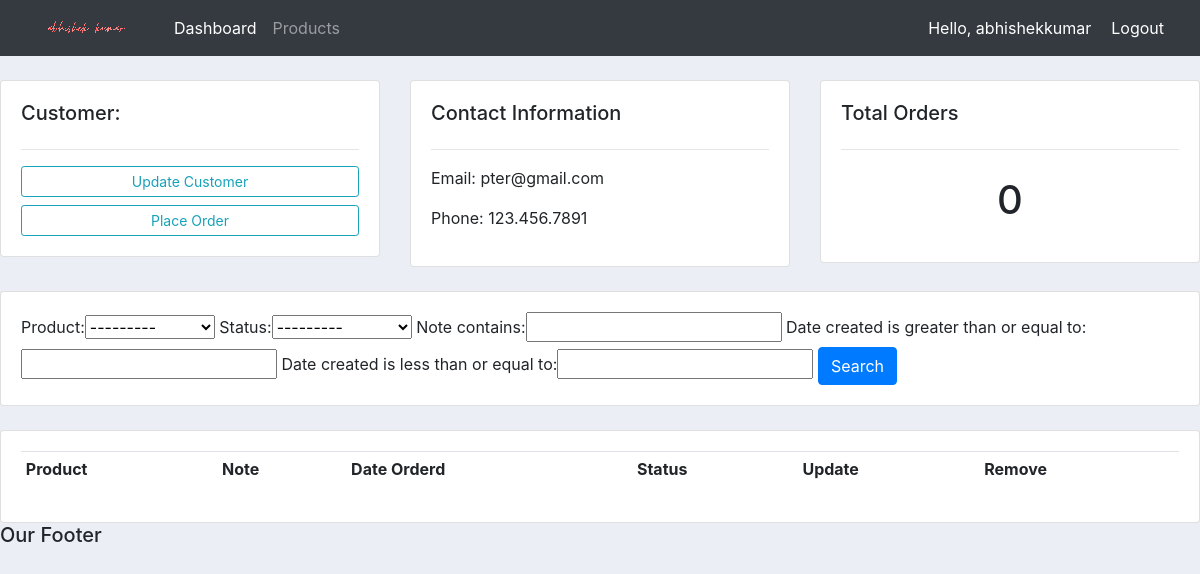
Before: /customer/2/ (signed in) with the older database file.
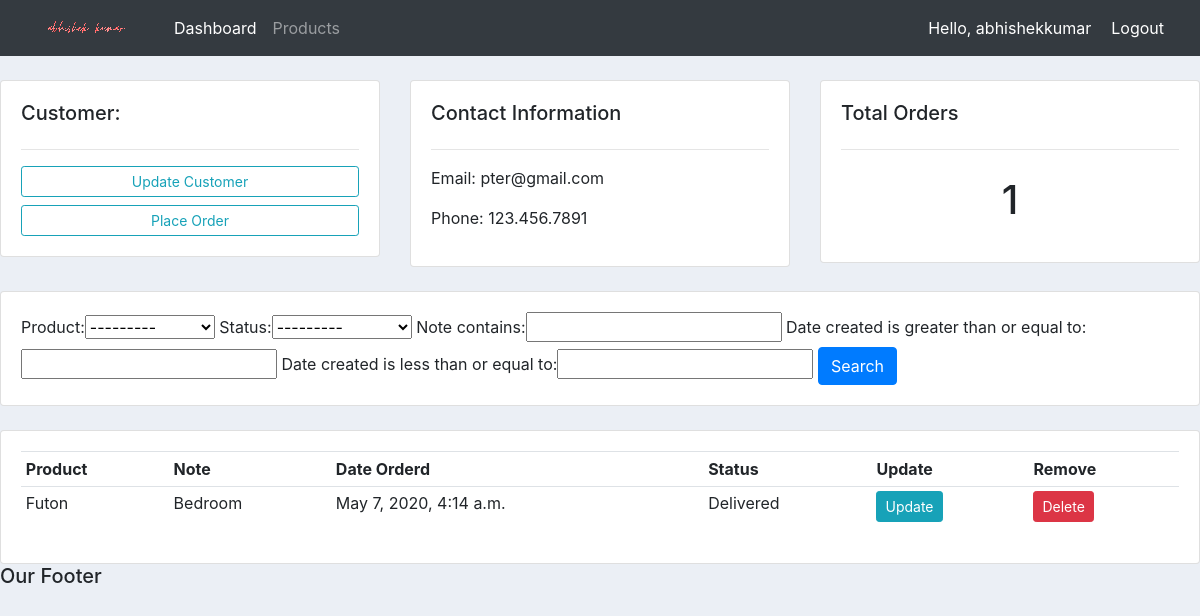
After: the same page with the newer database file.
### accounts/models.py (models this page shows, shortened)
class Order(models.Model):
	STATUS = (
			('Pending', 'Pending'),
			('Out for delivery', 'Out for delivery'),
			('Delivered', 'Delivered'),
			)
	customer = models.ForeignKey(Customer, null=True, on_delete= models.SET_NULL)
	product = models.ForeignKey(Product, null=True, on_delete= models.SET_NULL)
	date_created = models.DateTimeField(auto_now_add=True, null=True)
	status = models.CharField(max_length=200, null=True, choices=STATUS)
	note = models.CharField(max_length=1000, null=True)

class Product(models.Model):
	CATEGORY = (
			('Indoor', 'Indoor'),
			('Out Door', 'Out Door'),
			)
	name = models.CharField(max_length=200, null=True)
	price = models.FloatField(null=True)
	category = models.CharField(max_length=200, null=True, choices=CATEGORY)
	description = models.CharField(max_length=200, null=True, blank=True)
	date_created = models.DateTimeField(auto_now_add=True, null=True)
	tags = models.ManyToManyField(Tag)
	def __str__(self):
		return self.name

### accounts/decorators.py (the view)
		def wrapper_func(request, *args, **kwargs):
			group = None
			if request.user.groups.exists():
				group = request.user.groups.all()[0].name
			if group in allowed_roles:
				return view_func(request, *args, **kwargs)
			else:
				return HttpResponse('You are not authorized to view this page')

### accounts/views.py (called while the page is built)
@login_required(login_url='login')
@allowed_users(allowed_roles=['admin'])
def customer(request, pk_test):
	customer = Customer.objects.get(id=pk_test)
	orders = customer.order_set.all()
	order_count = orders.count()
	myFilter = OrderFilter(request.GET, queryset=orders)
	orders = myFilter.qs
	context = {'customer':customer, 'orders':orders, 'order_count':order_count,
	'myFilter':myFilter}
	return render(request, 'accounts/customer.html',context)

### accounts/templates/accounts/customer.html
{% extends 'accounts/main.html' %}
{% block content %}
<br>
<div class="row">
	<div class="col-md">
		<div class="card card-body">
			<h5>Customer:</h5>
			<hr>
			<a class="btn btn-outline-info  btn-sm btn-block" href="">Update Customer</a>
			<a class="btn btn-outline-info  btn-sm btn-block" href="{% url 'create_order' customer.id %}">Place Order</a>
		</div>
	</div>
	<div class="col-md">
		<div class="card card-body">
			<h5>Contact Information</h5>
			<hr>
			<p>Email: {{customer.email}} </p>
			<p>Phone: {{customer.phone}} </p>
		</div>
	</div>
	<div class="col-md">
		<div class="card card-body">
			<h5>Total Orders</h5>
			<hr>
			<h1 style="text-align: center;padding: 10px">{{order_count}}</h1>
		</div>
	</div>
</div>
<br>
<div class="row">
	<div class="col">
		<div class="card card-body">
			<form method="get">
				{{myFilter.form}}
		    <button class="btn btn-primary" type="submit">Search</button>
		  </form>
		</div>
	</div>
</div>
<br>
<div class="row">
	<div class="col-md">
		<div class="card card-body">
			<table class="table table-sm">
				<tr>
					<th>Product</th>
					<th>Note</th>
					<th>Date Orderd</th>
					<th>Status</th>
					<th>Update</th>
					<th>Remove</th>
				</tr>
				{% for order in orders %}
				<tr>
					<td>{{order.product}}</td>
					<td>{{order.note}}</td>
					<td>{{order.date_created}}</td>
					<td>{{order.status}}</td>
					<td><a class="btn btn-sm btn-info" href="{% url 'update_order' order.id %}">Update</a></td>
					<td><a class="btn btn-sm btn-danger" href="{% url 'delete_order' order.id %}">Delete</a></td>
				</tr>
				{% endfor %}
			</table>
		</div>
	</div>
</div>
{% endblock %}

Changed rows visible on the page:
added Order: product "Futon", note "Bedroom", date_created "May 7, 2020, 4:14 a.m.", status "Delivered"
Other visible differences:
{{ order_count }}: "0" → "1"
